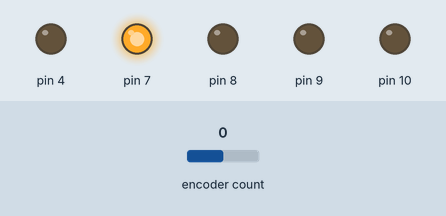
This sketch was run on a simulated Arduino Uno, built with avr-gcc and run on an emulated ATmega328P. Parts: output pins drawn as LEDs (lit = HIGH). Inputs (shaded band) come from the test bench; at power-on: encoder count 0. What the sketch prints to the serial monitor is not drawn.

Above: at 0.1 s.
At 0.6 s:
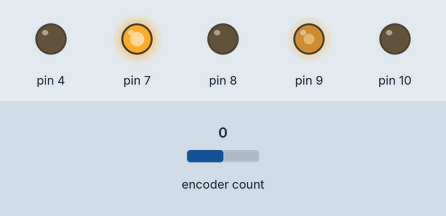
Timing chart, 0 to 2.1 s (numbered marks = the images above):
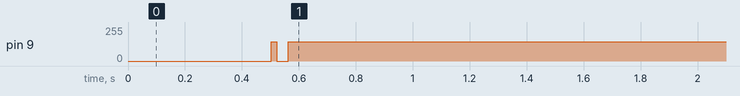

The sketch:

matlabResponse.ino
```cpp
#include "DualMC33926MotorShield.h"
#include "Encoder.h"

#include "Wire.h"

#define sampleTime 10
#define ADDR 0x8

DualMC33926MotorShield ms;
Encoder encoder(2,5);

//const double Ki = 0.156633991202905;
double Ki = .07, Kp = 15.8; //Not the same from matlab
//const double Kp = 3.18865312201695;
double setpoint = 0, I = 0, e = 0, Tc = 0, Ts = 0, u =0;
double curEnc = 0;
double const umax = 7;

void setup() {
  ms.init();
  Serial.begin(115200);
  pinMode(4,OUTPUT);
  pinMode(7,OUTPUT);
  pinMode(8,OUTPUT);
  pinMode(9,OUTPUT);
  pinMode(10,OUTPUT);
  digitalWrite(7,HIGH);
  while(millis() <= 500){
    Serial.print(encoder.read());
    Serial.write(13);
    Serial.write(11);
  }
  setpoint = 6.28;
}

void loop() {
  if(millis() >= Tc + sampleTime){
    //Read the set point here
    curEnc = encoder.read();
    e = setpoint-curEnc/3200*6.28;
      I += Ts*e;
      u = Kp*e+Ki*I;

      if(abs(u) > umax){
        u = sgn(u)*umax;
        I = (u-Kp*e)/Ki;
      }
      if( u < 0){
        analogWrite(9,0);
        digitalWrite(7,LOW);
      }
      if( u >= 0){
        analogWrite(9,0);
        digitalWrite(7,HIGH);
      }
      //analogWrite(9, u*12.34);
      analogWrite(9,abs(u)*255/12.34);
      Ts = millis()-Tc;
      Tc = millis();
    }
    Serial.print(curEnc*6.8/3200);
    Serial.write(13);
    Serial.write(10);
}

int sgn(float num){
  int sign = 1;
  if(num >= 0){
    sign = 1;
  } else {
    sign = -1;
  }
  return sign;
}
```

Measured:
- by itself, pin 9: 0/255 → 143/255 at 0.50 s
